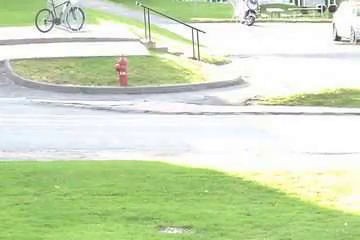
#> input picture frame 109 of 1.mp4, 360 x 240 px, given in place of highway.mp4, which was not available
$ python 'atelier_4_Dense_Optical_Flow - Copie.py'
#> lines starting #> are read from the running program, lines starting #| are printed output that depends on the picture; pictures that were not available may be replaced by others from this repository, and a replacement may not be noted
# -*- coding: utf-8 -*-
"""
Created on Thu Jun  6 08:14:01 2019

@author: EL KHOU Mohammed
"""

import cv2 as cv
import numpy as np

cap = cv.VideoCapture("highway.mp4")

ret, frame1 = cap.read()
#> frame1 is the input picture: shape (240, 360, 3); mean B, G, R 187.7, 221.7, 207.1
prvs = cv.cvtColor(frame1,cv.COLOR_BGR2GRAY)
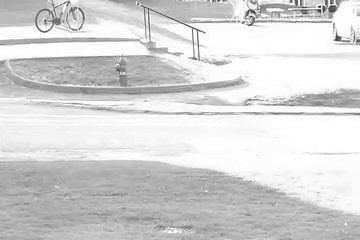
#> prvs: shape (240, 360); min 42, max 255, mean 213.4

hsv = np.zeros_like(frame1)
hsv[...,1] = 255

while(1):
    ret, frame2 = cap.read()
    if not ret:
        break

    next = cv.cvtColor(frame2,cv.COLOR_BGR2GRAY)
    flow = cv.calcOpticalFlowFarneback(prvs,next, None, 0.5, 3, 15, 3, 5, 1.2, 0)
    mag, ang = cv.cartToPolar(flow[...,0], flow[...,1])
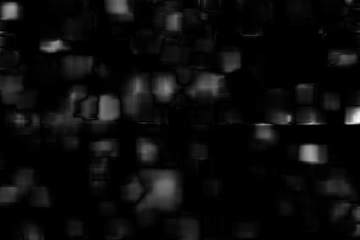
#> mag: shape (240, 360) float32; min 1.17e-15, max 1.12, mean 0.0517; drawn with min black and max white
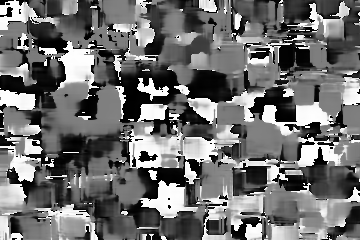
#> ang: shape (240, 360) float32; min 1.14e-06, max 6.28, mean 2.76; drawn with min black and max white
    hsv[...,0] = ang*180/np.pi/2
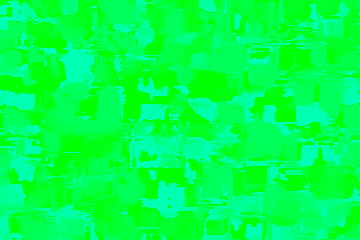
#> hsv: shape (240, 360, 3); mean of channels 0, 1, 2 78.4, 255, 0; drawn as B, G, R
    hsv[...,2] = cv.normalize(mag,None,0,255,cv.NORM_MINMAX)
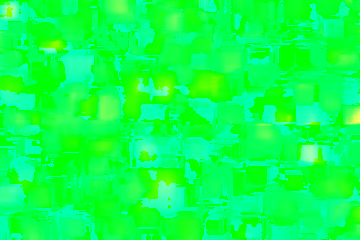
#> hsv: shape (240, 360, 3); mean of channels 0, 1, 2 78.4, 255, 11.4; drawn as B, G, R
    bgr = cv.cvtColor(hsv,cv.COLOR_HSV2RGB)
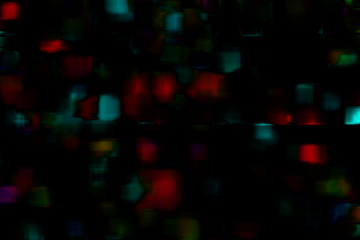
#> bgr: shape (240, 360, 3); mean R, G, B 6.7, 5.3, 3.9

    cv.imshow('frame2',bgr)
    k = cv.waitKey(30) & 0xff
#> (key Esc is pressed here)
    if k == 27:
        break
    elif k == ord('s'):
        cv.imwrite('opticalfb.png',frame2)
        cv.imwrite('opticalhsv.png',bgr)
    prvs = next

cap.release()
cv.destroyAllWindows()

$ run again, starting later in the video
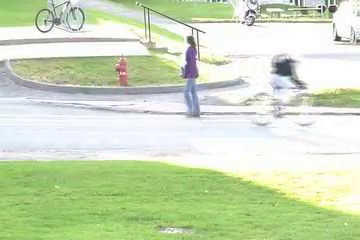
#> input picture frame 494 of 1.mp4, 360 x 240 px, given in place of highway.mp4, which was not available
#> frame1 is the input picture: shape (240, 360, 3); mean B, G, R 186.7, 219.3, 204.8
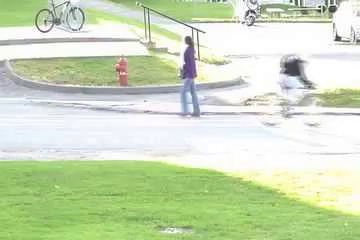
#> input picture frame 495 of 1.mp4, 360 x 240 px, given in place of highway.mp4, which was not available
#> frame2 is the input picture: shape (240, 360, 3); mean B, G, R 186.8, 219.2, 204.7
#> `bgr = cv.cvtColor(hsv,cv.COLOR_HSV2RGB)`:
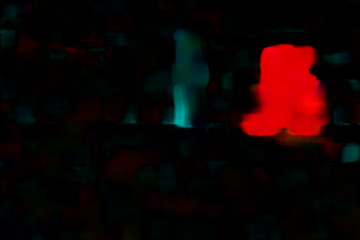
#> bgr: shape (240, 360, 3); mean R, G, B 17.2, 3.9, 3.4

$ run again, starting later in the video
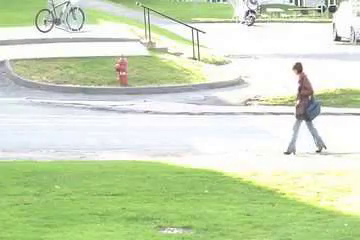
#> input picture frame 879 of 1.mp4, 360 x 240 px, given in place of highway.mp4, which was not available
#> frame1 is the input picture: shape (240, 360, 3); mean B, G, R 186.2, 219.9, 205.5
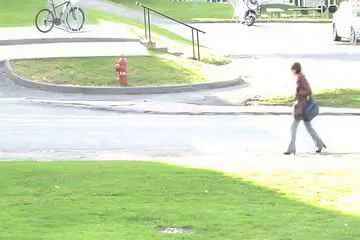
#> input picture frame 880 of 1.mp4, 360 x 240 px, given in place of highway.mp4, which was not available
#> frame2 is the input picture: shape (240, 360, 3); mean B, G, R 186.2, 219.9, 205.5
#> `bgr = cv.cvtColor(hsv,cv.COLOR_HSV2RGB)`:
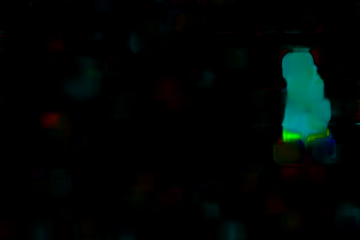
#> bgr: shape (240, 360, 3); mean R, G, B 0.8, 6.2, 5
